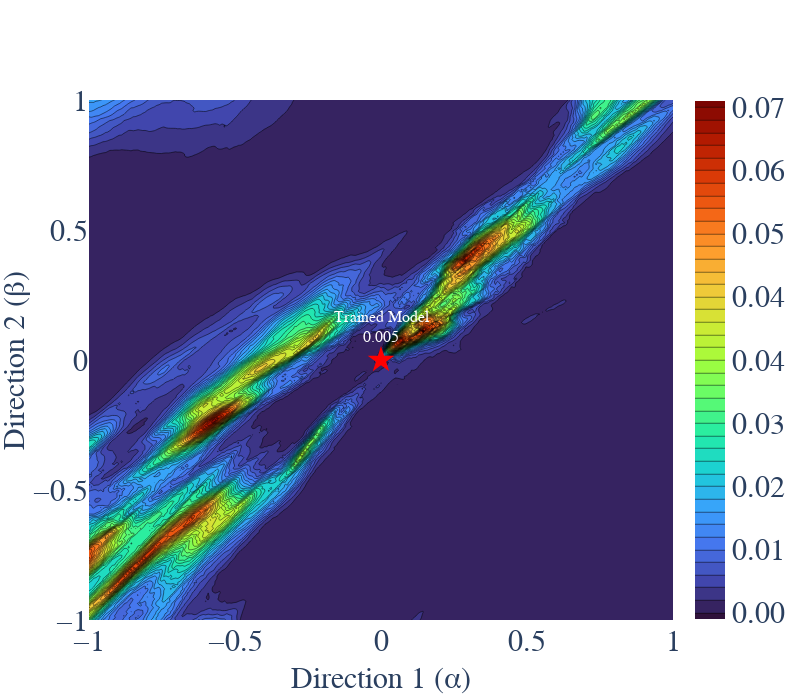
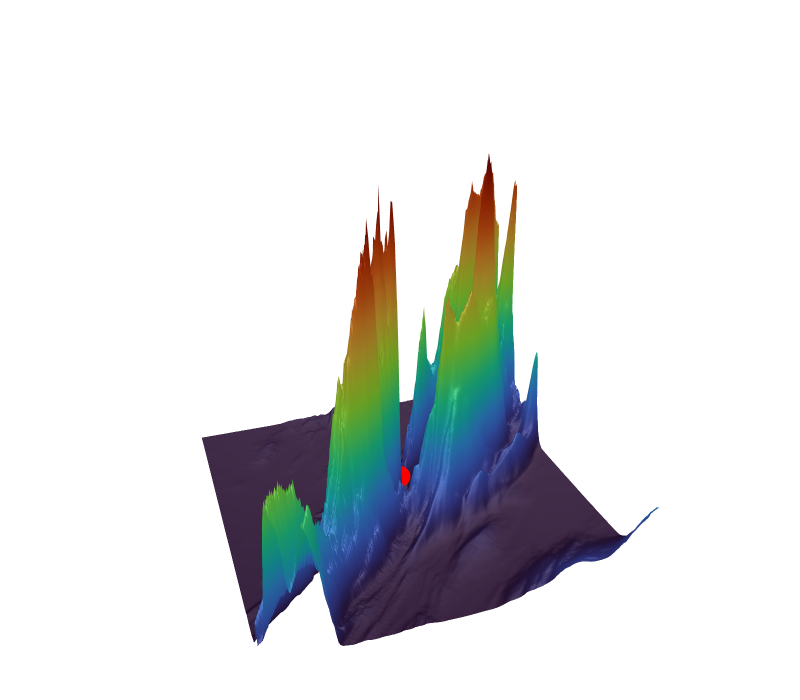

Source (notebook cell) for these figures, in order:
### Code cell
def load_landscape_npz(filepath):
    loaded = np.load(filepath)
    landscape_data = dict(loaded)
    loaded.close()
    return landscape_data
landscape_data = load_landscape_npz(f'{landscape_save_dir}/baseline_best_True_phys.npz')
image_save_path = os.path.join(
    os.path.dirname(os.getcwd()),
    "notebooks",
    "loss_landscape",
    "physONLY_BASELINE"
)

plot_both_landscapes(landscape_data, image_save_path)

### Figure 1 — Plotly figure (JSON) as saved in the notebook; plotly's stock layout.template omitted (floating-point values rounded to 4 significant figures; data arrays with more than 128 entries replaced by an {"elided": "..."} marker saying what was removed)
{"data": [{"colorbar": {"len": 1.035, "tickfont": {"size": 30}, "tickformat": ".2f", "title": {"text": ""}, "y": 0.5, "yanchor": "middle"}, "colorscale": [[0, "#30123b"], [0.07143, "#4145ab"], [0.1429, "#4675ed"], [0.2143, "#39a2fc"], [0.2857, "#1bcfd4"], [0.3571, "#24eca6"], [0.4286, "#61fc6c"], [0.5, "#a4fc3b"], [0.5714, "#d1e834"], [0.6429, "#f3c63a"], [0.7143, "#fe9b2d"], [0.7857, "#f36315"], [0.8571, "#d93806"], [0.9286, "#b11901"], [1, "#7a0402"]], "contours": {"end": 0.07043, "size": 0.001761, "start": 7.857e-16}, "type": "contour", "x": {"elided": "251 float values"}, "y": {"elided": "251 float values"}, "z": {"elided": "251x251 float values"}}, {"marker": {"color": "red", "size": 20, "symbol": "star"}, "mode": "markers+text", "showlegend": false, "text": ["Trained Model<br>0.005"], "textfont": {"color": "white", "family": "Arial", "size": 16}, "textposition": "top center", "type": "scatter", "x": [0], "y": [0]}], "layout": {"font": {"family": "Serif", "size": 16}, "height": 700, "margin": {"b": 80, "l": 80, "r": 50, "t": 100}, "width": 800, "xaxis": {"tickfont": {"size": 30}, "title": {"font": {"size": 30}, "standoff": 10, "text": "Direction 1 (α)"}}, "yaxis": {"tickfont": {"size": 30}, "title": {"font": {"size": 30}, "standoff": 0, "text": "Direction 2 (β)"}}}}

### Figure 2 — Plotly figure (JSON) as saved in the notebook; plotly's stock layout.template omitted (floating-point values rounded to 4 significant figures; data arrays with more than 128 entries replaced by an {"elided": "..."} marker saying what was removed)
{"data": [{"colorbar": {"len": 0.45, "outlinecolor": "black", "outlinewidth": 1, "thickness": 20, "tickfont": {"family": "Serif", "size": 14}, "tickmode": "array", "ticktext": ["0.00", "0.02", "0.04", "0.05", "0.07"], "tickvals": [7.857e-16, 0.01761, 0.03522, 0.05283, 0.07043], "title": {"font": {"family": "Serif", "size": 14}, "text": "Loss"}, "x": 0.95, "y": 0.52}, "colorscale": [[0, "#30123b"], [0.07143, "#4145ab"], [0.1429, "#4675ed"], [0.2143, "#39a2fc"], [0.2857, "#1bcfd4"], [0.3571, "#24eca6"], [0.4286, "#61fc6c"], [0.5, "#a4fc3b"], [0.5714, "#d1e834"], [0.6429, "#f3c63a"], [0.7143, "#fe9b2d"], [0.7857, "#f36315"], [0.8571, "#d93806"], [0.9286, "#b11901"], [1, "#7a0402"]], "hoverinfo": "x+y+z", "lighting": {"ambient": 0.6, "diffuse": 0.1, "roughness": 0.6, "specular": 0.2}, "lightposition": {"x": 30, "y": 50, "z": 100}, "showscale": false, "type": "surface", "x": {"elided": "251 float values"}, "y": {"elided": "251 float values"}, "z": {"elided": "251x251 float values"}}, {"hovertemplate": "Original Loss: %{z:.3f}<extra></extra>", "marker": {"color": "red", "size": 7, "symbol": "circle"}, "mode": "markers", "name": "Original Model", "type": "scatter3d", "x": [0], "y": [0], "z": [0.005166]}], "layout": {"font": {"color": "black", "family": "Serif", "size": 14}, "height": 700, "legend": {"bordercolor": "black", "borderwidth": 1, "font": {"family": "Serif", "size": 14}, "x": 0.95, "xanchor": "right", "y": 0.95, "yanchor": "top"}, "margin": {"b": 0, "l": 0, "pad": 0, "r": 0, "t": 0}, "scene": {"aspectmode": "manual", "aspectratio": {"x": 1, "y": 1, "z": 1}, "bgcolor": "white", "camera": {"eye": {"x": 0.649, "y": 1.876, "z": 1}}, "xaxis": {"backgroundcolor": "white", "gridcolor": "black", "linecolor": "black", "linewidth": 2, "mirror": false, "range": [-1, 1], "showbackground": true, "showgrid": false, "tickangle": -20, "tickfont": {"family": "Serif", "size": 14}, "tickmode": "array", "ticktext": ["-1.00", "-0.50", "0.00", "0.50", "1.00"], "tickvals": [-1.0, -0.5, 0.0, 0.5, 1.0], "title": {"font": {"family": "Serif", "size": 16}, "text": "Direction 1 (α)"}, "visible": false, "zeroline": false, "zerolinecolor": "black", "zerolinewidth": 2}, "yaxis": {"backgroundcolor": "white", "gridcolor": "black", "linecolor": "black", "linewidth": 2, "mirror": false, "range": [-1, 1], "showbackground": true, "showgrid": false, "tickfont": {"family": "Serif", "size": 14}, "tickmode": "array", "ticktext": ["-1.00", "-0.50", "0.00", "0.50", "1.00"], "tickvals": [-1.0, -0.5, 0.0, 0.5, 1.0], "title": {"font": {"family": "Serif", "size": 16}, "text": "Direction 2 (β)"}, "visible": false, "zeroline": false, "zerolinecolor": "black", "zerolinewidth": 2}, "zaxis": {"backgroundcolor": "white", "gridcolor": "black", "linecolor": "black", "linewidth": 2, "mirror": false, "showbackground": true, "showgrid": false, "tickangle": -7, "tickfont": {"family": "Serif", "size": 14}, "tickmode": "array", "ticktext": ["0.00", "0.02", "0.04", "0.05", "0.07"], "tickvals": [7.857e-16, 0.01761, 0.03522, 0.05283, 0.07043], "title": {"font": {"family": "Serif", "size": 16}, "text": "Loss"}, "visible": false, "zeroline": false, "zerolinecolor": "black"}}, "width": 800}}
